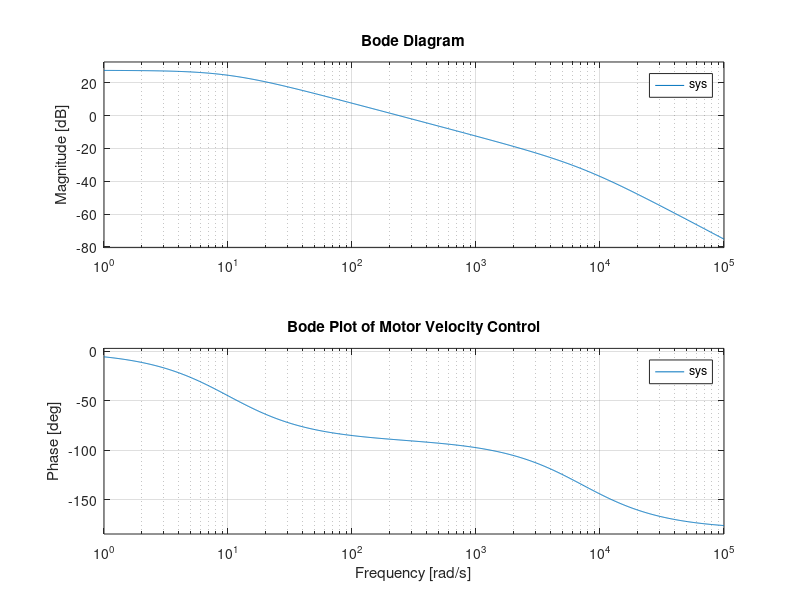
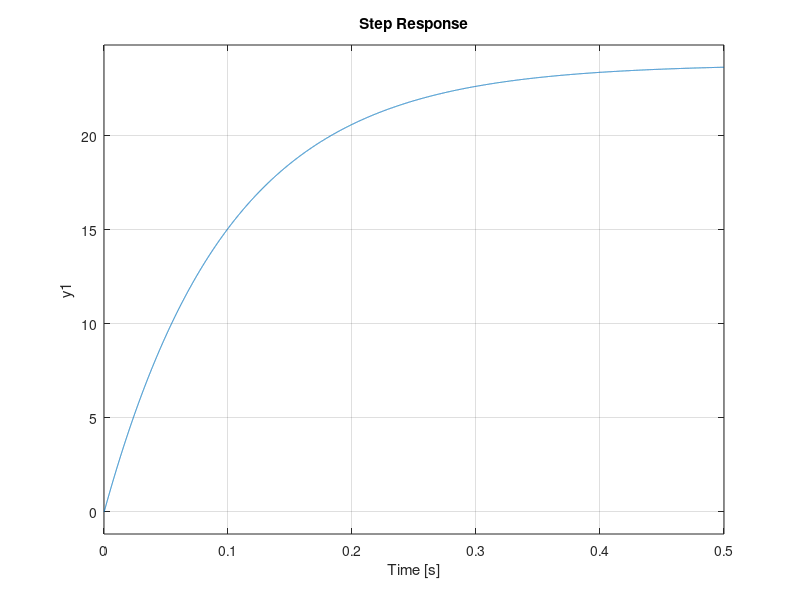
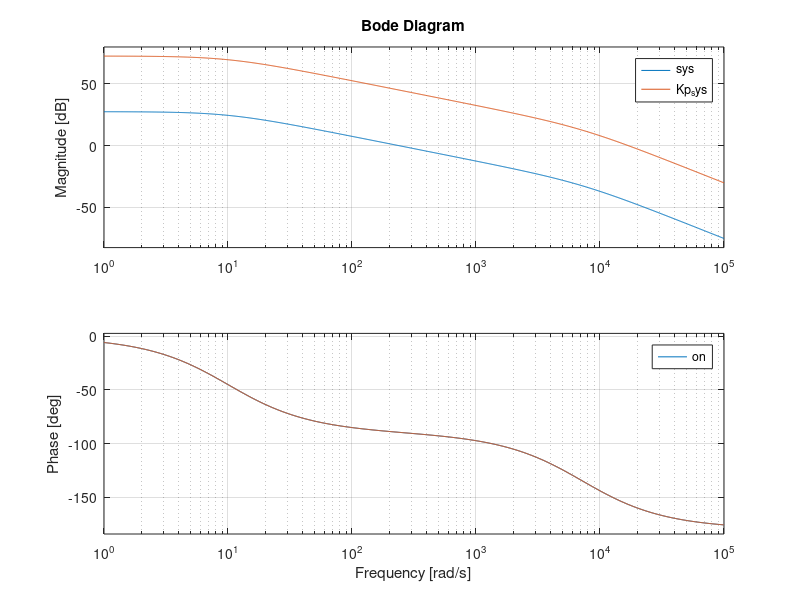
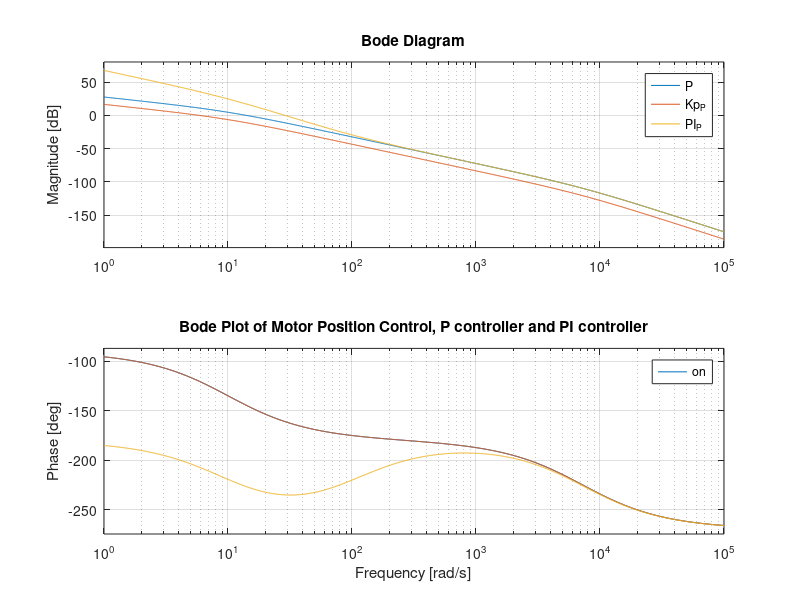

The MATLAB source for these figures, in order: (Note: this script raises an error after producing the figures.)
%% Dylan Qiu Final Qube Motor Design ME351-2
% Fall 2025 
close all; clc;

% Motor Parameters
R = 8.4;                   % Resistance [Ohm]
L = 0.00116;               % Inductance [H]
J_m = 4.65e-6;             % Motor inertia [kg-m^2]
K_m = 0.042;               % Motor torque constant [N-m/A]
K_b = 0.042;               % Back EMF constant [V/(rad/s)]
B = 0;   

% Disc parameters
m_disc = 0.053;         
r_disc = 0.0248;      
J_d = 0.5 * m_disc * r_disc^2;  
J = J_m + J_d;  

num = K_m;  % Numerator
den = [L*J, (L*B + R*J), (R*B + K_m*K_b)];  % Denominator
sys = tf(num, den);

figure(1);
bode(sys);
r = roots(den);
title('Bode Plot of Motor Velocity Control')
[Gm,Pm,Wcg,Wcp] = margin(sys);
fprintf('\nGm = %.4f, Pm = %.4f, Wcg = %.4f, Wcp = %.4f \n', Gm,Pm,Wcg,Wcp);

for idx = 1:length(r)
    poles = r(idx);
    fprintf('Poles %d: pole = %.4f\n', idx, poles);
end

% damping and wn 

[wn,zeta] = damp(sys);
damp(sys);

%feedback(sys,1);
figure(2);
step(sys);

figure(3);
%controlSystemDesigner('rlocus',sys);

Kp = 7.55 / K_m; % found 7.55 from root loci plot breakaway pt
ess_step = 1 / (1+num*Kp); % steady state error for a type zero system is 1/ 1+K_vel and K_vel is simply the overall gain = product Kp and plant gain
fprintf('\nEss_step %d: \n', ess_step);
Kp_sys = Kp * sys;
bode(sys,Kp_sys);
%title('Bode Plot of Motor Velocity Control and Compensated System')
legend on;
%% Position Control
% Gp = K / s(ts+1)(ts+1)
tau_e = L / R;                  % Electrical Time Constant
tau_m = (R * J) / (K_m * K_b);  % Mechanical Time Constant
K_plant = 1/ K_b;               % Plant Gain

fprintf('Electrical Time Constant (tau_e): %.6f s\n', tau_e);
fprintf('Mechanical Time Constant (tau_m): %.6f s\n', tau_m);
fprintf('Plant Gain (K): %.4f\n', K_plant);

s = tf('s');
P = K_plant / (s * (tau_m*s + 1) * (tau_e*s + 1));

figure(4)

PM_target= 60; 
Phase_target = -180 + PM_target; 

[mag, phase, w] = bode(P, {0.1, 100}); 
phase = squeeze(phase); 
mag = squeeze(mag);
wc_new = interp1(phase, w, Phase_target);
mag_at_wc = interp1(w, mag, wc_new);
Kp = 1 / mag_at_wc;
Kp_P = Kp*P;
fprintf('Frequency for 60 deg PM: %.4f rad/s\n', wc_new);
fprintf('Required Proportional Gain (Kp): %.4f\n', Kp);

%bode(P, Kp * P)
K_c = 1;
t_r = 0.01; 
PI = K_c * (s + 1 / t_r) /s ;
PI_P = PI*P;
bode(P, Kp_P, PI_P);
legend on;
title('Bode Plot of Motor Position Control, P controller and PI controller')
%% Nyquist Plot for position control
figure(5)
title('Nyquist Plot for the plant')
nyquist1(P);

figure(6)
%PI_P_cl = feedback(PI_P,1);
nyquist1(PI_P);
title('Nyquist Plot position control with PI')

%% CONTROLLER DESIGN USING controlSystemDesigner MATLAB GUI 
fprintf('\n------CONTROLLER DESIGN USING controlSystemDesigner MATLAB GUI------\n')

%controlSystemDesigner(P);
%title('System designer of the plant ')

%% Lead control
close all; clc;
OS_max = 20;  % max over shoot percent
zeta_min = sqrt((log(OS_max/100))^2 / (pi^2 + (log(OS_max/100))^2));
pm = 100 * zeta_min; 

[~, ~, ~, Wcp_uncomp] = margin(P);
Wcp_comp = 3 * Wcp_uncomp; % new crossover frequency
[mag_wcp, phase_wcp] = bode(P, Wcp_comp);
fprintf('Desired compensated crossover freq: %.4f rad/s\n', Wcp_comp);

p_max = pm - (180 + phase_wcp) + 35; %35 degree margin for error
phi_max = p_max * pi/180;
alpha = (1 - sin(phi_max))/(1 + sin(phi_max));
z_lead = Wcp_comp * sqrt(alpha);
p_lead = z_lead / alpha;
fprintf('mag_wcp %.4f, phase_wcp %.4f\n', mag_wcp, phase_wcp);
Kc = 1 / (mag_wcp * sqrt(alpha));
fprintf('Compensator gain Kc: %.4f\n', Kc);

C_lead = Kc * (s + z_lead) / (s + p_lead);
P_Comp = P * C_lead;
fprintf('\nLead Compensator: Gc(s) = %.4f * (s + %.4f)/(s + %.4f)\n', Kc, z_lead, p_lead);
controlSystemDesigner(P_Comp);
P_comp_dist = feedback(P_Comp, C_lead);

dist_error = 1 - dcgain(P_comp_dist); 
fprintf('\nError due to unit disturbance = %.4f\n',dist_error);
%% Lead and/or Lag control

z_lag = 0.5;
p_lag = .04;
z_lead = 32;
p_lead = 32*5; 


P_comp_comp = P * Kc * (s+z_lead)*(s+z_lag) / ((s+p_lead)*(s+p_lag));
%controlSystemDesigner(P_comp_comp);
[~, ~, ~, Wcp_comp_comp] = margin(P_comp_comp);

fprintf('\nLead and lag Compensator: Gc(s) = %.4f * (s + %.4f)(s + %.4f)/(s + %.4f)(s + %.4f)\n', Kc, z_lead,z_lag, p_lead,p_lag);
fprintf('Lead + Lag compensated crossover freq= %.4f rad/s\n', Wcp_comp_comp);
